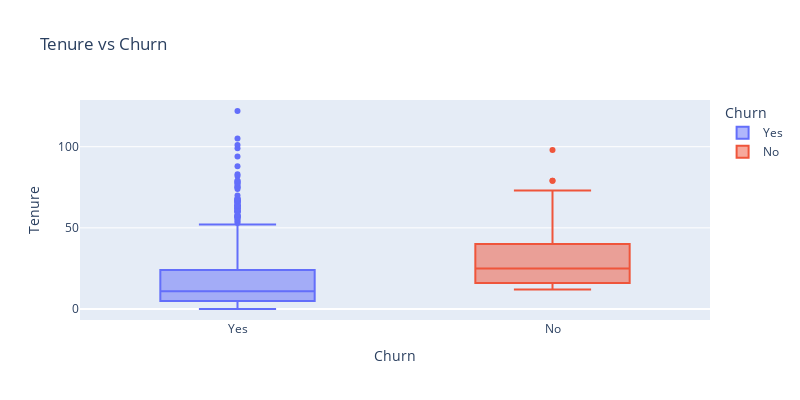

Notebook code cell kept with this figure:
### Code cell
fig=px.box(df,x='Churn',y='Tenure',color='Churn',title='Tenure vs Churn')
fig.update_layout(
    width=800,
    height=400
)
fig.show()

### Figure 1 — Plotly figure (JSON) as saved in the notebook; plotly's stock layout.template omitted (floating-point values rounded to 4 significant figures; data arrays with more than 128 entries replaced by an {"elided": "..."} marker saying what was removed)
{"data": [{"alignmentgroup": "True", "hovertemplate": "Churn=%{x}<br>Tenure=%{y}<extra></extra>", "legendgroup": "Yes", "marker": {"color": "#636efa"}, "name": "Yes", "notched": false, "offsetgroup": "Yes", "orientation": "v", "showlegend": true, "type": "box", "x": {"elided": "883 str values"}, "x0": " ", "xaxis": "x", "y": {"elided": "883 int values"}, "y0": " ", "yaxis": "y"}, {"alignmentgroup": "True", "hovertemplate": "Churn=%{x}<br>Tenure=%{y}<extra></extra>", "legendgroup": "No", "marker": {"color": "#EF553B"}, "name": "No", "notched": false, "offsetgroup": "No", "orientation": "v", "showlegend": true, "type": "box", "x": ["No", "No", "No", "No", "No", "No", "No", "No", "No", "No", "No", "No", "No", "No", "No", "No", "No", "No", "No", "No", "No", "No", "No", "No", "No", "No", "No", "No", "No", "No", "No", "No", "No", "No", "No", "No", "No", "No", "No", "No", "No", "No", "No", "No", "No", "No", "No", "No", "No", "No", "No", "No", "No", "No", "No", "No", "No", "No", "No", "No", "No", "No", "No", "No", "No", "No", "No", "No", "No", "No", "No", "No", "No", "No", "No", "No", "No", "No", "No", "No", "No", "No", "No", "No", "No", "No", "No", "No", "No", "No", "No", "No", "No", "No", "No", "No", "No", "No", "No", "No", "No", "No", "No", "No", "No", "No", "No", "No", "No", "No", "No", "No", "No", "No", "No", "No", "No"], "x0": " ", "xaxis": "x", "y": [53, 19, 41, 98, 47, 25, 18, 62, 23, 22, 18, 41, 13, 49, 22, 12, 16, 15, 16, 42, 31, 57, 17, 13, 35, 44, 32, 26, 35, 13, 59, 14, 31, 47, 20, 17, 19, 16, 29, 27, 14, 31, 21, 60, 24, 30, 34, 12, 42, 26, 24, 14, 13, 29, 20, 73, 63, 44, 79, 79, 14, 25, 16, 29, 13, 26, 28, 16, 21, 17, 12, 36, 72, 21, 28, 30, 60, 14, 14, 12, 39, 16, 25, 32, 40, 41, 16, 47, 70, 69, 18, 18, 18, 40, 58, 22, 22, 32, 14, 21, 30, 13, 33, 23, 14, 35, 14, 56, 13, 39, 23, 14, 15, 13, 18, 45, 15], "y0": " ", "yaxis": "y"}], "layout": {"boxmode": "overlay", "height": 400, "legend": {"title": {"text": "Churn"}, "tracegroupgap": 0}, "title": {"text": "Tenure vs Churn"}, "width": 800, "xaxis": {"anchor": "y", "categoryarray": ["Yes", "No"], "categoryorder": "array", "domain": [0, 1], "title": {"text": "Churn"}}, "yaxis": {"anchor": "x", "domain": [0, 1], "title": {"text": "Tenure"}}}}
